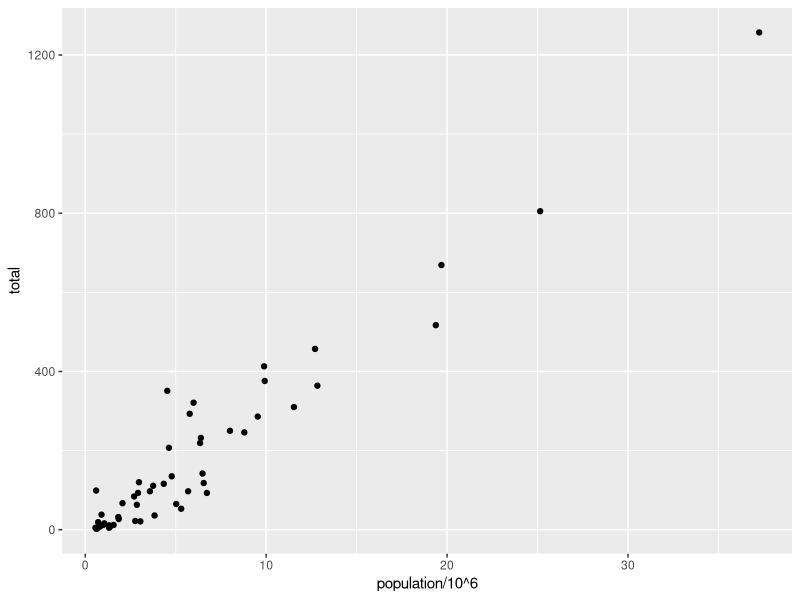
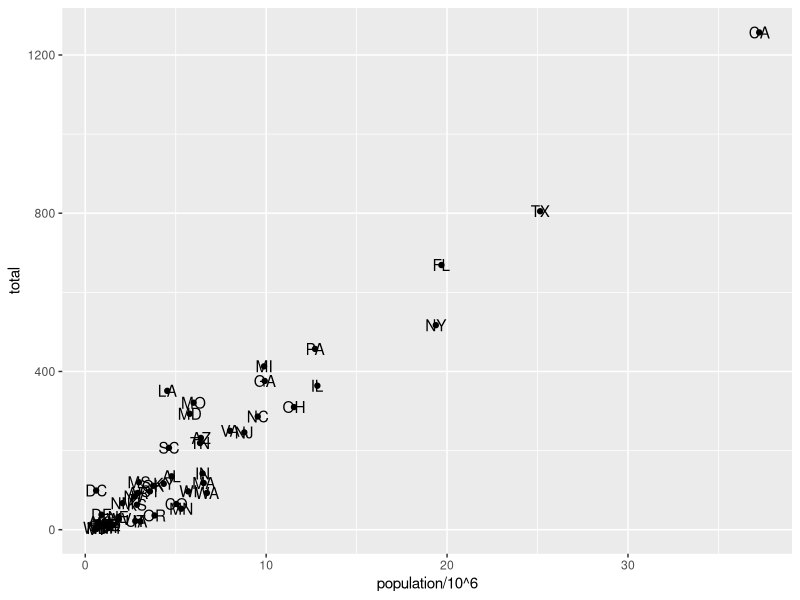
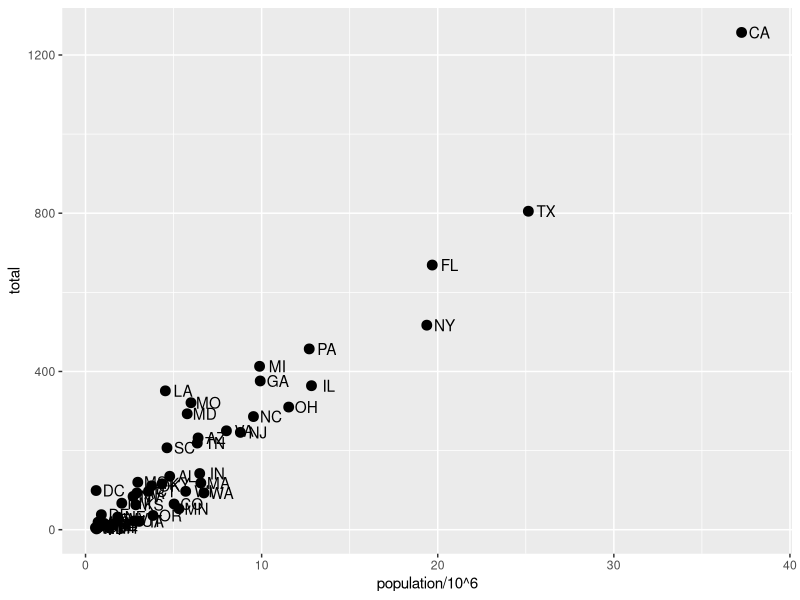
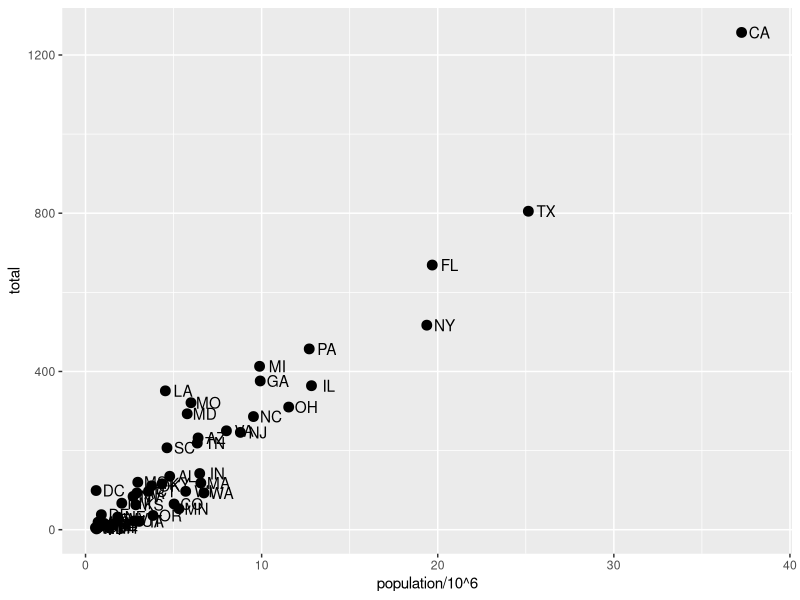

Reproduce these figures in R, in order.
library(dslabs)
library(ggplot2)
library(tidyverse)
data(murders)
head(murders)

# the most simple use of ggplot

p <- murders %>% ggplot() + geom_point(aes(x = population/10^6, y = total))
print(p)

# a little bit more refined
p_with_text <- p + geom_text(aes(x = population/10^6, y = total, label = abb))
print(p_with_text)

# we get a little bit better here
p_a_little_better <- murders %>% ggplot() + geom_point(aes(x = population/10^6, y = total), size = 3) + geom_text(aes(x = population/10^6, y = total, label = abb), nudge_x = 1)
print(p_a_little_better)

# now use a global aesthetic mapping to simplify the code above
# note that all geomitries will default to the globally defined aes
p_simplified <-  murders %>% ggplot(aes(x = population/10^6, y = total, label = abb)) + geom_point(size = 3) + geom_text(nudge_x = 1)
print(p_simplified)
